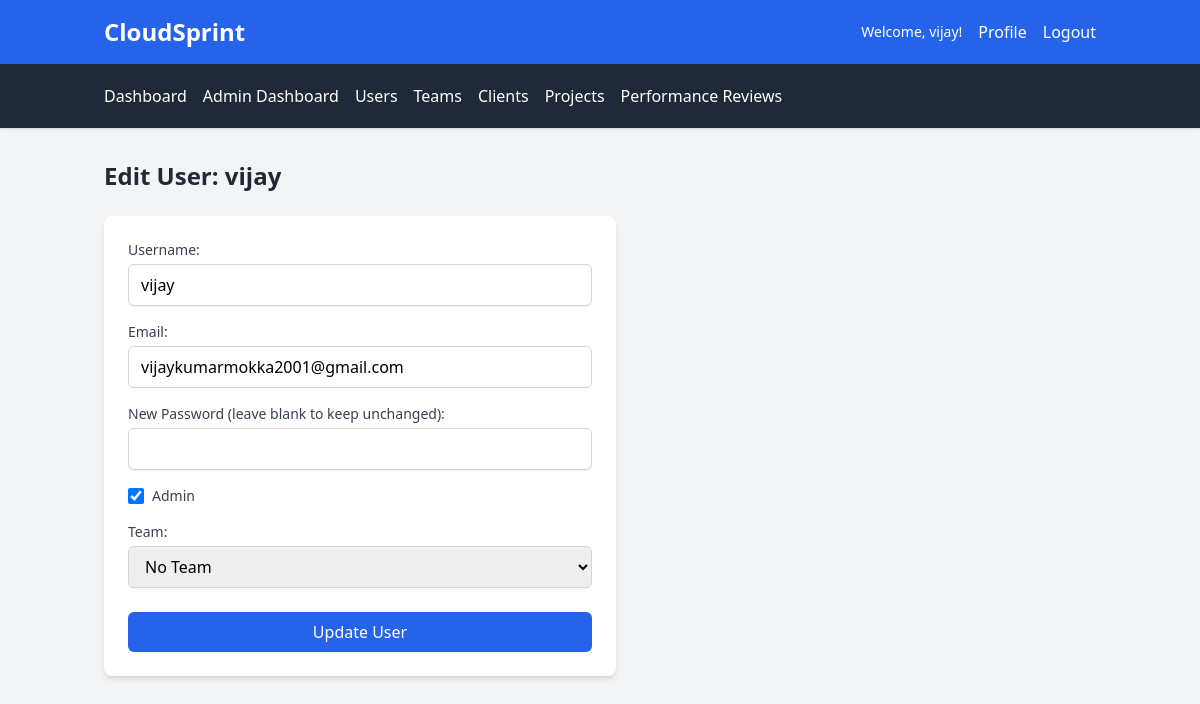
/admin/users/edit/1 (signed in), run on the app's committed database.
### app.py (models this page shows, shortened)
class User(db.Model):
    id = db.Column(db.Integer, primary_key=True)
    username = db.Column(db.String(80), unique=True, nullable=False)
    email = db.Column(db.String(120), unique=True, nullable=False)
    password = db.Column(db.String(200), nullable=False)
    is_admin = db.Column(db.Boolean, default=False)
    team_id = db.Column(db.Integer, db.ForeignKey('team.id'), nullable=True)
    assignments = db.relationship('Assignment', backref='assigned_user', lazy=True)
    timelogs = db.relationship('Timelog', backref='user', lazy=True)
    reviews_received = db.relationship('PerformanceReview',
                                      foreign_keys='PerformanceReview.user_id',
                                      backref='reviewed_user', lazy=True)
    reviews_given = db.relationship('PerformanceReview',
                                   foreign_keys='PerformanceReview.reviewer_id',
                                   backref='reviewer', lazy=True)
    chats = db.relationship('Teamchat', backref='sender', lazy=True)
    notifications = db.relationship('Notification', backref='user', lazy=True)
    feedback = db.relationship('Feedback', backref='user', lazy=True)
    files = db.relationship('File', backref='uploader', lazy=True)
    comments = db.relationship('Comment', backref='user', lazy=True)
    progress_reports = db.relationship('ProgressReport', backref='submitter', lazy=True)

### app.py (the view, shortened to what this page needs)
@app.route('/admin/users/edit/<int:user_id>', methods=['GET', 'POST'])
def edit_user(user_id):
    if 'user_id' not in session or not session['is_admin']:
        flash('Unauthorized access', 'danger')
        return redirect(url_for('dashboard'))
    user = User.query.get_or_404(user_id)
    teams = Team.query.all()
    return render_template('admin/edit_user.html', user=user, teams=teams)

### templates/admin/edit_user.html (shortened to what this page needs)
<!DOCTYPE html>
<html lang="en">
<head>
    <script src="https://cdn.tailwindcss.com"></script>
</head>
<body class="bg-gray-100 min-h-screen font-sans">
    <header class="bg-blue-600 text-white shadow-md">
        <div class="container mx-auto px-4 py-4 flex justify-between items-center">
            <h1 class="text-2xl font-bold">CloudSprint</h1>
            <div class="flex items-center space-x-4">
                <span class="text-sm">Welcome, {{ session.username }}!</span>
                <a href="{{ url_for('profile') }}" class="hover:underline">Profile</a>
                <a href="{{ url_for('logout') }}" class="hover:underline">Logout</a>
            </div>
        </div>
    </header>
    <nav class="bg-gray-800 text-white shadow">
        <div class="container mx-auto px-4 py-3">
            <div class="flex flex-wrap space-x-4">
                <a href="{{ url_for('dashboard') }}" class="hover:text-blue-300 py-2">Dashboard</a>
                <a href="{{ url_for('admin_dashboard') }}" class="hover:text-blue-300 py-2">Admin Dashboard</a>
                <a href="{{ url_for('admin_users') }}" class="hover:text-blue-300 py-2">Users</a>
                <a href="{{ url_for('admin_teams') }}" class="hover:text-blue-300 py-2">Teams</a>
                <a href="{{ url_for('admin_clients') }}" class="hover:text-blue-300 py-2">Clients</a>
                <a href="{{ url_for('admin_projects') }}" class="hover:text-blue-300 py-2">Projects</a>
                <a href="{{ url_for('admin_performance_reviews') }}" class="hover:text-blue-300 py-2">Performance Reviews</a>
            </div>
        </div>
    </nav>
    <div class="container mx-auto px-4 py-8">
        <h2 class="text-2xl font-semibold text-gray-800 mb-6">Edit User: {{ user.username }}</h2>
        <form method="POST" action="{{ url_for('edit_user', user_id=user.id) }}" class="bg-white p-6 rounded-lg shadow-md max-w-lg">
            <div class="mb-4">
                <label for="username" class="block text-sm font-medium text-gray-700">Username:</label>
                <input type="text" id="username" name="username" value="{{ user.username }}" required
                       class="mt-1 block w-full px-3 py-2 border border-gray-300 rounded-md shadow-sm focus:outline-none focus:ring-blue-500 focus:border-blue-500">
            </div>
            <div class="mb-4">
                <label for="email" class="block text-sm font-medium text-gray-700">Email:</label>
                <input type="email" id="email" name="email" value="{{ user.email }}" required
                       class="mt-1 block w-full px-3 py-2 border border-gray-300 rounded-md shadow-sm focus:outline-none focus:ring-blue-500 focus:border-blue-500">
            </div>
            <div class="mb-4">
                <label for="password" class="block text-sm font-medium text-gray-700">New Password (leave blank to keep unchanged):</label>
                <input type="password" id="password" name="password"
                       class="mt-1 block w-full px-3 py-2 border border-gray-300 rounded-md shadow-sm focus:outline-none focus:ring-blue-500 focus:border-blue-500">
            </div>
            <div class="mb-4 flex items-center">
                <input type="checkbox" id="is_admin" name="is_admin" {% if user.is_admin %}checked{% endif %}
                       class="h-4 w-4 text-blue-600 focus:ring-blue-500 border-gray-300 rounded">
                <label for="is_admin" class="ml-2 block text-sm text-gray-700">Admin</label>
            </div>
            <div class="mb-6">
                <label for="team_id" class="block text-sm font-medium text-gray-700">Team:</label>
                <select id="team_id" name="team_id"
                        class="mt-1 block w-full px-3 py-2 border border-gray-300 rounded-md shadow-sm focus:outline-none focus:ring-blue-500 focus:border-blue-500">
                    <option value="">No Team</option>
                </select>
            </div>
            <button type="submit" class="w-full bg-blue-600 text-white py-2 px-4 rounded-md hover:bg-blue-700 focus:outline-none focus:ring-2 focus:ring-blue-500 focus:ring-offset-2">
                Update User
            </button>
        </form>
    </div>
</body>
</html>

### data on the page
User: username "vijay", email "vijaykumarmokka2001@gmail.com", is_admin "☑"
